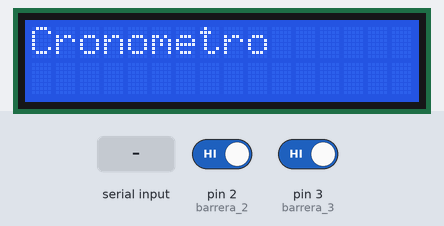
This sketch was run on a simulated Arduino Uno, built with avr-gcc and run on an emulated ATmega328P. Parts: 16×2 character LCD. The test bench sets the inputs (shaded band); at power-on: pin 2 (barrera_2) HIGH, pin 3 (barrera_3) HIGH. What the sketch prints to the serial monitor is not drawn.

Above: at 2.2 s.
2.3 s: pin 2 (barrera_2) driven LOW
At 2.45 s:
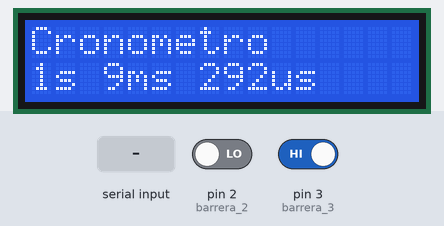
4.7 s: "1" received over Serial
At 4.9 s:
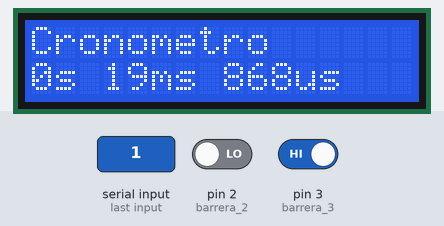
6.2 s: pin 3 (barrera_3) driven LOW
At 7.06 s:
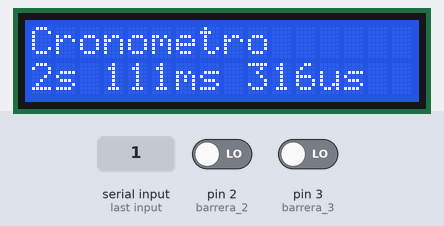
8.4 s: pin 2 (barrera_2) driven HIGH
At 9.1 s:
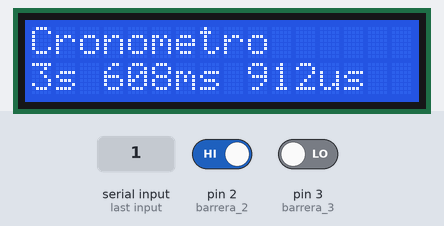
9.9 s: "2" received over Serial
At 10.7 s:
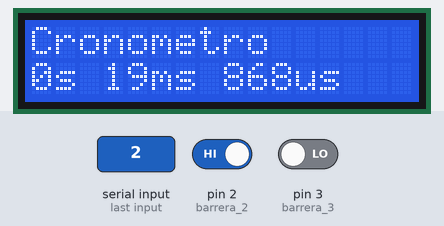
12.9 s: pin 2 (barrera_2) driven LOW
At 13.09 s:
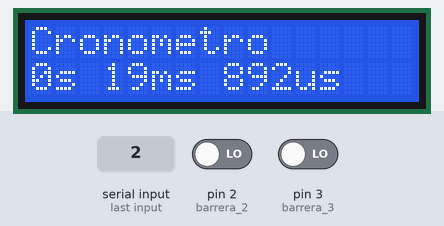
Timing chart, 0 to 15.4 s (numbered marks = the images above; inputs shaded):
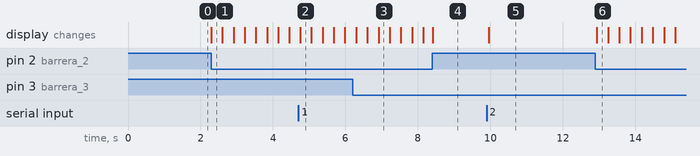

The sketch:

cronometro_4us_de_precision.ino
```cpp
/* 4us precision chronometer
 * -------------------------
 *
 * Chronometer with a four microsecond of precision based on
 * 16bits internal timer-1 of ATmega168.
 * Only one interrupt by 100ms.
 *
 *
 * Created by Vincent Le Gouic in 27th January 2009
 * Copyleft 2009
 * France
 *
 */

#include <LiquidCrystal.h>
//LCD pin to Arduino
const int pin_RS = 8;
const int pin_EN = 9;
const int pin_d4 = 4;
const int pin_d5 = 5;
const int pin_d6 = 6;
const int pin_d7 = 7;
const int pin_BL = 10;

// DECLARO LAS BARRERAS
const int barrera_3 = 3;
const int barrera_2 = 2;
int barrera_i;
int barrera_f;


// DECLARO LOS TIEMPOS
unsigned long tiempo_i = 0;
unsigned long tiempo_f = 0;

// DECLARO UNA BANDERA PARA LA SELECCIÓN DE PASOS
int k;

// DECLARO LAS VARIABLES DE TIEMPOS
unsigned int horas = 0;
unsigned int minutos = 0;
unsigned int segundos = 0;
unsigned int centesimos =0;
unsigned int milisegundos;

// INICIALIZO LA PANTALLA
LiquidCrystal lcd( pin_RS,  pin_EN,  pin_d4,  pin_d5,  pin_d6,  pin_d7);


// Variables definition
uint16_t microseconds = 0, milliseconds = 0;
uint8_t seconds = 0, minutes = 0, hours = 0;


// Interrupt service routines
ISR(TIMER1_COMPA_vect)  // Timer-1 OC1A Match interrupt handler
{
  milliseconds += 100;
  if (milliseconds == 1000)
  {
    milliseconds = 0;
    seconds++;
  }
  if (seconds == 60)
  {
    seconds = 0;
    minutes++;
  }
  if (minutes == 60)
  {
    minutes = 0;
    hours++;
  }
}


// Reset chronometer
void reset_chrono(void)
{
  unsigned char sreg;
  sreg = SREG;  // Save global interrupts flag
  cli();  // Disable interrupts
  TCNT1 = 0;  // Reset timer-1 counter
  SREG = sreg;  // Restore global interrupts flag
  milliseconds = 0;
  seconds = 0;
  minutes = 0;
  hours = 0;
}


// Read microseconds counter
uint32_t read_microseconds(void)
{
  uint32_t microseconds;
  unsigned char sreg;
  sreg = SREG;  // Save global interrupts flag
  cli();  // Disable interrupts
  microseconds = TCNT1*4;  // one timer-1 count for 4us
  SREG = sreg;  // Restore global interrupts flag
  return microseconds;
}


// Setup
void setup(void)
{
  Serial.begin(9600);  // Open serial port with 9600bps

   // DECLARO LAS BARRERAS
 pinMode(barrera_3,INPUT);
 pinMode(barrera_2,INPUT);

 // IMPRIMO EL MENSAJE EN PANTALLA
 lcd.begin(16, 2);
 lcd.setCursor(0,0);
 lcd.print("Cronometro");
 delay(1000);

 // MUESTRO EL TIEMPO
 lcd.setCursor(0,1);
 //lcd.print("Tiempo:");

  // Set timer-1 parameters
  TCCR1A = 1<<WGM10 | 1<<WGM11; // Fast PWM mode enabled with 16bits registers
  TCCR1B = 1<<CS10 | 1<<CS11 | 1<<WGM12 | 1<<WGM13;  // Fixe clock for timer1 F_CPU=16MHz/64 (prescaler)
  OCR1A = 24999;  // Set the top limit counter to 24999
  TIMSK1 = 1<<OCIE1A;  // Enable interrupt on 0C1A match
  sei();  // Enable interrupts
}


// Main loop
void loop(void)
{
  char char_readed = 0;
  char_readed = Serial.read();  // Read serial port character

  // LEO LAS BARRERAS
  barrera_i = digitalRead(barrera_3);
  barrera_f = digitalRead(barrera_2);

  // DEFINO QUE HAGO CON LAS BARRERAS

  //if (digitalRead(reset) == LOW){
  //k=0;
  //}

if (barrera_i == LOW){
k=1;
}
if (barrera_f == LOW){
k=2;
}

  if (char_readed == 0x31 || k == 1)  // Type "1" to reset chronometer
  {
    reset_chrono();
    Serial.println("Reset chronometer");
  }

  if (char_readed == 0x32 || k == 2)  // Type "2" to print chronometer time
  {
    lcd.setCursor(0,1);
    uint32_t microseconds_count = 0;
    uint16_t milliseconds_display = 0, microseconds_display = 0, milliseconds_rest = 0;
    microseconds_count = read_microseconds();
    milliseconds_rest = (uint16_t)(microseconds_count/1000);  // Take the two most important digits (decimal value) of microseconds counter
    milliseconds_display = milliseconds + milliseconds_rest;  // Add rest to milliseconds hundred
    microseconds_display = (uint16_t)(microseconds_count-(uint32_t)(milliseconds_rest*1000));  // Conserve microseconds
    Serial.print(hours, DEC);
    Serial.print("h ");
    Serial.print(minutes, DEC);
    Serial.print("m ");
    Serial.print(seconds, DEC);
    Serial.print("s ");
    lcd.print(seconds, DEC);
    lcd.print("s ");
    Serial.print(milliseconds_display, DEC);
    Serial.print("ms ");
    lcd.print(milliseconds_display, DEC);
    lcd.print("ms ");
    Serial.print(microseconds_display, DEC);
    Serial.print("us ");
    lcd.print(microseconds_display, DEC);
    lcd.print("us ");
    Serial.println();
  }
}
```

Measured:
- after the input at 2.3 s, the display: changes at once (image 1)
- after the input at 9.9 s, the display: changes after 0.06 s (image 5)
- after the input at 12.9 s, the display: changes at once (image 6)
